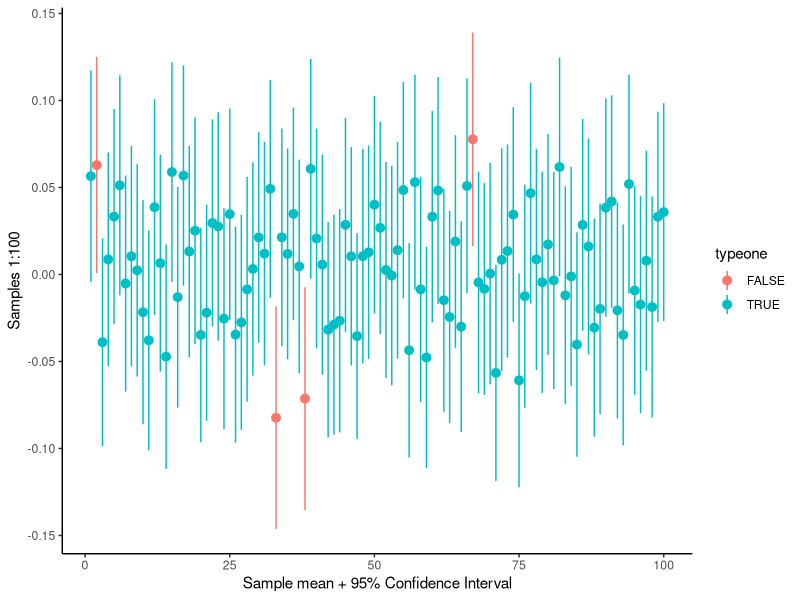

Here is the R script that generated this plot:
## ---- chunk 1
knitr::opts_chunk$set(echo = TRUE)
## ---- chunk 2
set.seed(456)
## ---- chunk 3
n <- 1000
mean <- 0
sd <- 1
samples <- replicate(100, rnorm(n, mean = mean, sd = sd))
## ---- chunk 4

# Function to calculate these statistics
info <- function(x){
  m <- mean(x)
  sem <- sd(x)/sqrt(n)
  output <- c(
    m,
    abs(m - mean),
    sem,
    m - 1.96*sem,
    m + 1.96*sem)
  
  return(output)
}

results2 <- t(apply(samples, 2, info))
colnames(results2) <- c("Mean", "bias", "sem", "lowerbound", "upperbound")
results2 <- data.frame(results2)

# add variable on type1 errors
library(magrittr)
results2 <- results2 %>%
  dplyr::mutate(typeone = mean > lowerbound & mean < upperbound)
## ---- chunk 5
library(ggplot2)
ggplot(data = results2, aes(x = 1:100, y = Mean, color = typeone)) + 
  geom_pointrange(aes(ymin = lowerbound, ymax = upperbound)) +
  xlab("Sample mean + 95% Confidence Interval") +
  ylab("Samples 1:100") +
  theme_classic()
## ---- chunk 6
# Load the following packages 
library(knitr)
library(kableExtra)
kable(results2[!results2$typeone, -6], caption = "Samples containing a Type 1 error") %>%
  kable_styling(bootstrap_options = c("striped", "condensed"), full_width = FALSE)
